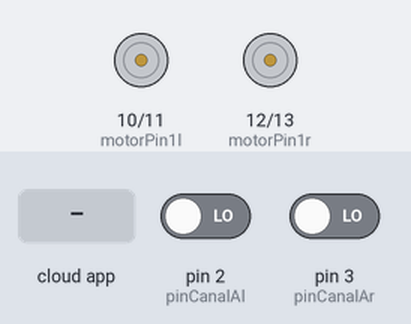
The sketch below on a simulated Arduino Uno, built with avr-gcc and run on an emulated ATmega328P. Parts: motor-driver pin pairs drawn as motors (green arrow = first pin HIGH = forward, orange = second pin HIGH = backward, longer = more drive). The test bench sets the inputs (shaded band); at power-on: pin 2 (pinCanalAl) LOW, pin 3 (pinCanalAr) LOW. The ROS host is connected and sends only what is stated.

Above: at 1.2 s.
1.3 s: the phone or cloud app sets linear.x to -100
At 2.8 s:
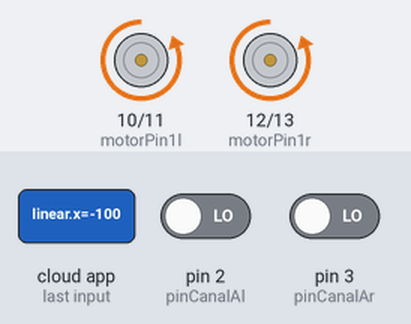
3.2 s: the phone or cloud app sets linear.x to 100
At 4.4 s:
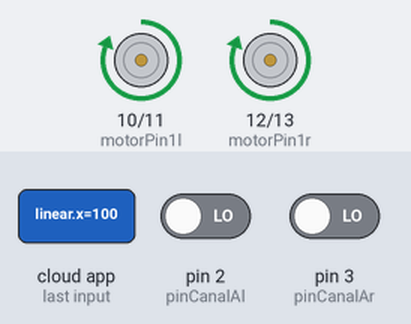
4.7 s: the phone or cloud app sets angular.z to 100
At 5.9 s:
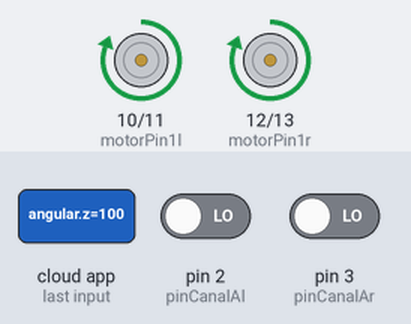
6.2 s: the phone or cloud app sets angular.z to -100
At 7.5 s:
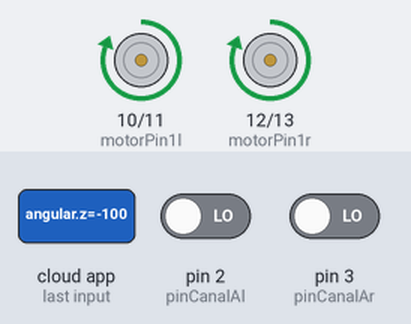
7.8 s: the phone or cloud app sets linear.x to 0
At 8.3 s:
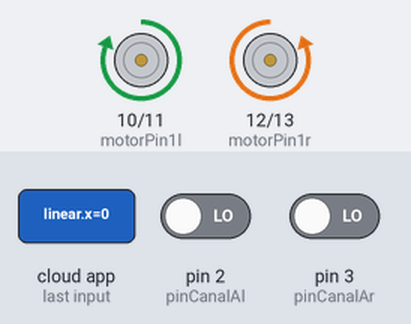
9.3 s: the phone or cloud app sets angular.z to 100
At 11.0 s:
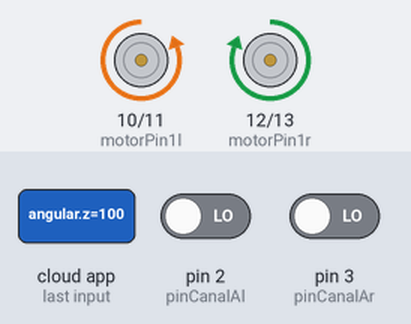
Timing chart, 0 to 12.4 s (numbered marks = the images above; inputs shaded):
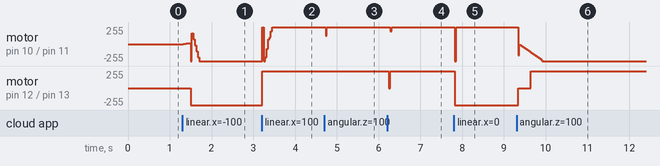

The sketch:

automatico.ino
```cpp
#include "ros.h"
#include <geometry_msgs/Twist.h>
#include <std_msgs/Float64.h>


#define WHEELRAD 0.0636 //The radius of the wheel (m)

#define WHEELDIST 0.34 //Distance between wheels (m)


ros::NodeHandle  nh;
std_msgs::Float64 wl_ref_msg, wl_msg, wr_ref_msg, wr_msg;
ros::Publisher wl_refT("wl_ref", &wl_ref_msg);
ros::Publisher wlT("wl", &wl_msg);
ros::Publisher wr_refT("wr_ref", &wr_ref_msg);
ros::Publisher wrT("wr", &wr_msg);


//Encoder #1
const int pinCanalAl=2;
const int pinCanalBl=4;

//Encoder #2
const int pinCanalAr=3;
const int pinCanalBr=5;

//Control Motor 1
const int motorPin1l=10;
const int motorPin2l=11;

//Control Motor 2
const int motorPin1r=12;
const int motorPin2r=13;

// Joystick
const int joystick_enable  = 18;

const int timeThreshold = 150;
long startTime = 0;

float dt=0.02;
float tiempo=0;
float contadorl=0;
float contadorr=0;
float posl=0;
float posr=0;
float pos_antl=0;
float pos_antr=0;


float Ts;
float kpl, kil, kdl;
float kpr, kir, kdr;
float q0l, q1l, q2l;
float q0r, q1r, q2r;
float ul[2] = {0.0, 0.0}; // u[0] salida actual   u[1] salida anterior
float el[3] = {0.0, 0.0, 0.0};  //e[0] error actual    e[1] anterior  e[2] dos veces anterior
float ur[2] = {0.0, 0.0}; // u[0] salida actual   u[1] salida anterior
float er[3] = {0.0, 0.0, 0.0};  //e[0] error actual    e[1] anterior  e[2] dos veces anterior
float wl_ref=0;
float wr_ref=0;
float wl=0;
float wr=0;
float v = 0;
float w = 0;
float x = 0;
float y = 0;
float pwmL=0;
float pwmR=0;

int hasMessage = 0;
int cycles = 0;


void messageCb(const geometry_msgs::Twist &tw_cb){
  hasMessage = 1;
  v = tw_cb.linear.x;
  w = tw_cb.angular.z;
}

ros::Subscriber<geometry_msgs::Twist>sub("/cmd_vel2", messageCb);


//Configuracion de puertos E/S, Serial e interrupciones
void setup() {


  attachInterrupt(digitalPinToInterrupt(pinCanalAl),Encoder,RISING);
  pinMode(pinCanalAl,INPUT);
  pinMode(pinCanalBl,INPUT);


  attachInterrupt(digitalPinToInterrupt(pinCanalAr),Encoder2,RISING);
  pinMode(pinCanalAr,INPUT);
  pinMode(pinCanalBr,INPUT);

  pinMode(motorPin1l,OUTPUT);
  pinMode(motorPin2l,OUTPUT);

  pinMode(motorPin1r,OUTPUT);
  pinMode(motorPin2r,OUTPUT);

  kpl = 4.9;
  kil = 30;
  kdl = 0.0675;
  kpr = 4.9;
  kir = 30;
  kdr = 0.01;

  Ts = 0.02;

  q0l= kpl+(kil*Ts/2)+(kdl/Ts);
  q1l= -kpl+(kil*Ts/2)-(2.0*kdl/Ts);
  q2l= kdl/Ts;

  q0r= kpr+(kir*Ts/2)+(kdr/Ts);
  q1r= -kpr+(kir*Ts/2)-(2.0*kdr/Ts);
  q2r= kdr/Ts;

  nh.initNode();
  nh.subscribe(sub);
  nh.advertise(wl_refT);
  nh.advertise(wlT);
  nh.advertise(wr_refT);
  nh.advertise(wrT);

}

void loop() {
// Linea de tiempo se usa para controlar el tiempo demuestreo


    if(hasMessage == 1){
    if(micros()-tiempo>dt*1000000)
    {
      wl_ref = ((2.0 * v - WHEELDIST * w) / (2.0 * WHEELRAD))/(0.10472);
      wr_ref = ((2.0 * v + WHEELDIST * w) / (2.0 * WHEELRAD))/(0.10472);

      tiempo=micros();
      posl=contadorl;
      posr=contadorr;
      //Realizar la converción según el motor
      wl=(posl-pos_antl)*2.6786;
      wr=(posr-pos_antr)*2.6786;

      if(cycles < 10 and wl_ref != 0){
          ul[0]+=3;
          cycles++;
      }
      else if(wl_ref != 0){
      //INICIO DE AREA DE CONTROL
          //calcular la señal de error
          el[0] = wl_ref-wl;
          //calcular la ecuación en diferencias
          ul[0]=q0l*el[0]+q1l*el[1]+q2l*el[2]+ul[1];
          //limitar la señal de control
          if(ul[0] > 255.0) ul[0] = 255;
          if(ul[0] < -255.0) ul[0] = -255;
          //corrimiento para mover las muestras
          el[2] = el[1];
          el[1] = el[0];
          ul[1] = ul[0];
      // //FIN DE AREA DE CONTROL
      }
      else{
          el[2] = 0.0;
          el[1] = 0.0;
          el[0] = 0.0;
          ul[1] = 0.0;
          ul[0] = 0.0;
      }

      if(cycles<10 and wr_ref != 0){
        ur[0]+=3;
        cycles++;
      }
      else if(wr_ref != 0){
      //INICIO DE AREA DE CONTROL
          //calcular la señal de error
          er[0] = wr_ref-wr;
          //calcular la ecuación en diferencias
          ur[0]=q0r*er[0]+q1r*er[1]+q2r*er[2]+ur[1];
          //limitar la señal de control
          if(ur[0] > 255.0) ur[0] = 255;
          if(ur[0] < -255.0) ur[0] = -255;
          //corrimiento para mover las muestras
          er[2] = er[1];
          er[1] = er[0];
          ur[1] = ur[0];
      // //FIN DE AREA DE CONTROL
      }
      else{
          er[2] = 0.0;
          er[1] = 0.0;
          er[0] = 0.0;
          ur[1] = 0.0;
          ur[0] = 0.0;
      }

      //Enviamos voltaje a puertos salida PWM
      if ((int)ul[0]<0){
        analogWrite(motorPin1l,0);
        analogWrite(motorPin2l,(int)(-ul[0]));
      }
      else if ((int)ul[0]>=0){
        analogWrite(motorPin1l,(int)ul[0]);
        analogWrite(motorPin2l,0);
      }

      //Enviamos voltaje a puertos salida PWM
      if ((int)ur[0]<0){
        analogWrite(motorPin1r,0);
        analogWrite(motorPin2r,(int)(-ur[0]));
      }
      else if ((int)ur[0]>=0){
        analogWrite(motorPin1r,(int)ur[0]);
        analogWrite(motorPin2r,0);
      }

      pos_antl=posl;
      pos_antr=posr;
    }
    }
    else{
      analogWrite(motorPin1l,0);
      analogWrite(motorPin2l,0);
      analogWrite(motorPin1r,0);
      analogWrite(motorPin2r,0);
    }

  wl_ref_msg.data = wl_ref;
  wl_msg.data = wl;
  wl_refT.publish(&wl_ref_msg);
  wlT.publish(&wl_msg);

  wr_ref_msg.data = wr_ref;
  wr_msg.data = wr;
  wr_refT.publish(&wr_ref_msg);
  wrT.publish(&wr_msg);

  nh.spinOnce();
  delay(15);
}

//Interrupcion de Encoder 1
void Encoder()
{
  if (digitalRead(pinCanalAl)==digitalRead(pinCanalBl)){
    contadorl--;}
    else{
      contadorl++;}
}

//Interrupcion de Encoder 2
void Encoder2()
{
  if (digitalRead(pinCanalAr)==digitalRead(pinCanalBr)){
    contadorr++;}
    else{
      contadorr--;}
}
```

Measured:
- after the input at 1.3 s, motor on pin 12 (motorPin1r) / pin 13 (motorPin2r): stopped → backward 255/255 after 0.20 s
- after the input at 3.2 s, motor on pin 10 (motorPin1l) / pin 11 (motorPin2l), motor on pin 12 (motorPin1r) / pin 13 (motorPin2r): backward 255/255 → forward 255/255 at once
- after the input at 4.7 s, motor on pin 10 (motorPin1l) / pin 11 (motorPin2l): forward 255/255 → forward 126/255 at once, → forward 255/255 0.03 s later
- after the input at 6.2 s, motor on pin 10 (motorPin1l) / pin 11 (motorPin2l): forward 255/255 → forward 188/255 after 0.08 s, → forward 255/255 0.03 s later; motor on pin 12 (motorPin1r) / pin 13 (motorPin2r): forward 255/255 → stopped at once, → forward 255/255 0.03 s later
- after the input at 7.8 s, motor on pin 10 (motorPin1l) / pin 11 (motorPin2l): forward 255/255 → backward 255/255 at once, → forward 255/255 0.03 s later; motor on pin 12 (motorPin1r) / pin 13 (motorPin2r): forward 255/255 → backward 255/255 at once
- after the input at 9.3 s, motor on pin 12 (motorPin1r) / pin 13 (motorPin2r): backward 255/255 → stopped at once, → forward 255/255 0.31 s later
